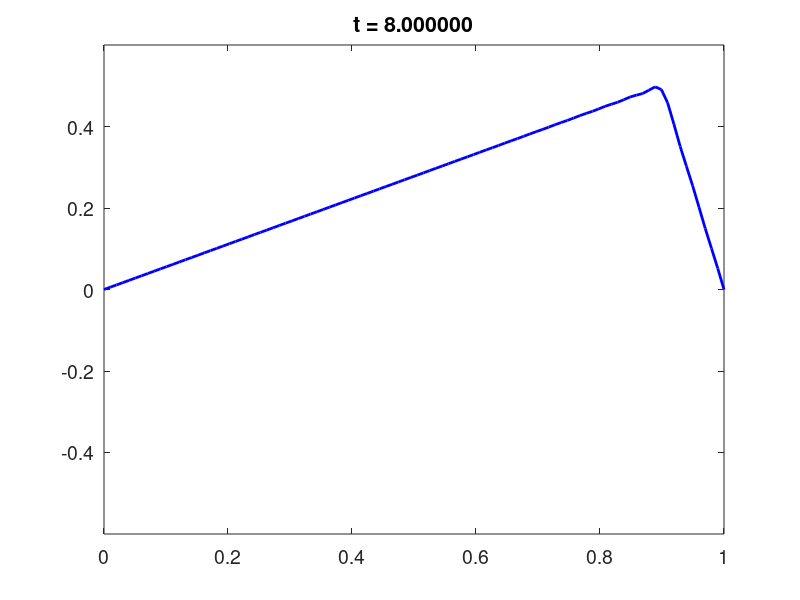

MATLAB code to generate this figure:
% solution of the homogeneous wave equation

 xx = linspace(0,1,100)';
 nmax = 50;

 t = 0:.05:8;
 U = zeros(length(t), length(xx));
 
 figure(1), clf
 fprintf('please press <return> to advance the time\n')
 for k=1:length(t)
    u = zeros(size(xx));
    for n=1:nmax
       b_n = sqrt(2)*50*sin(9*n*pi/10)/(9*n^2*pi^2);
       psi_n = sqrt(2)*sin(n*pi*xx);
       u = u + b_n*cos(n*pi*t(k))*psi_n;
    end
    plot(xx,u, 'b-','linewidth',2)
    U(k,:) = u;
    set(gca,'fontsize',14)
    title(sprintf('t = %f', t(k)))
    axis([0 1 -.6 .6])
    pause 
 end
 
